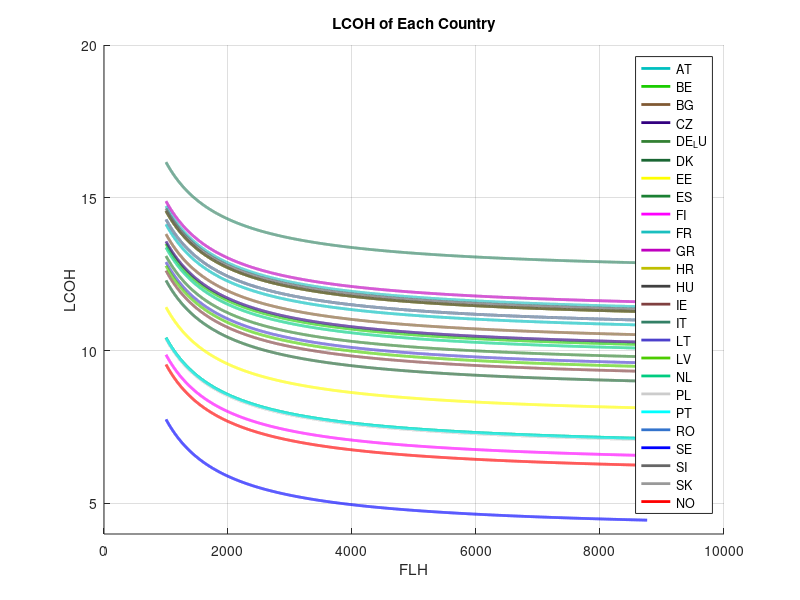

Write MATLAB code to recreate this figure.
num_simulations = 1000;

%Common parameters
Discount_Rate_min = 0.06;       % assume 6-8%
Discount_Rate_max = 0.08;
Discount_Rate_values = unifrnd(Discount_Rate_min, Discount_Rate_max, [num_simulations, 1]);

Lifetime = 20;    % years

% Define electricity costs
electricity_cost_AT     = 0.261;
electricity_cost_BE     = 0.245;
electricity_cost_BG     = 0.253;
electricity_cost_CZ     = 0.247;
electricity_cost_DE_LU  = 0.235;
electricity_cost_DK     = 0.215;
electricity_cost_EE     = 0.193;
electricity_cost_ES     = 0.168;
electricity_cost_FI     = 0.154;
electricity_cost_FR     = 0.276;
electricity_cost_GR     = 0.280;
electricity_cost_HR     = 0.272;
electricity_cost_HU     = 0.272;
electricity_cost_IE     = 0.223;
electricity_cost_IT     = 0.312;
electricity_cost_LT     = 0.230;
electricity_cost_LV     = 0.227;
electricity_cost_NL     = 0.242;
electricity_cost_PL     = 0.167;
electricity_cost_PT     = 0.168;
electricity_cost_RO     = 0.265;
electricity_cost_SE     = 0.101;
electricity_cost_SI     = 0.274;
electricity_cost_SK     = 0.265;
electricity_cost_NO     = 0.146;


FLH = [1000:8760];

LHV = 33.33;    %kWh/kgH2

%SOEC parameters
CAPEX_System_SOEC_mean = 750;     %$/kW
CAPEX_System_SOEC_std = 204.12;
CAPEX_System_SOEC_values = normrnd(CAPEX_System_SOEC_mean, CAPEX_System_SOEC_std, [num_simulations,1]);
CAPEX_System_SOEC_values(CAPEX_System_SOEC_values < 500) = 500;
CAPEX_System_SOEC_values(CAPEX_System_SOEC_values > 1000) = 1000;

%CAPEX_Stack_SOEC_values = 0.5*CAPEX_System_SOEC_values;    % 50% of CAPEX system 

CAPEX_SOEC_values = CAPEX_System_SOEC_values;

OPEX_SOEC_values = 3;   % 3% of CAPEX/a

System_Efficiency_SOEC_mean = 0.835;
System_Efficiency_SOEC_std = 0.0531;
System_Efficiency_SOEC_values = normrnd(System_Efficiency_SOEC_mean, System_Efficiency_SOEC_std, [num_simulations,1]);
System_Efficiency_SOEC_values(System_Efficiency_SOEC_values < 0.77) = 0.77;
System_Efficiency_SOEC_values(System_Efficiency_SOEC_values > 0.9) = 0.9;

% Calculate SOEC LCOH values
term1_S = LHV ./ (System_Efficiency_SOEC_values);
term2_S = Discount_Rate_values .* (1 + Discount_Rate_values).^Lifetime;
term3_S = (OPEX_SOEC_values / 100);
term4_S = CAPEX_SOEC_values ./ FLH;
AT = term1_S .* ((term2_S ./ ((1 + Discount_Rate_values).^Lifetime - 1) + term3_S) .* term4_S + electricity_cost_AT);
BE = term1_S .* ((term2_S ./ ((1 + Discount_Rate_values).^Lifetime - 1) + term3_S) .* term4_S + electricity_cost_BE);
BG = term1_S .* ((term2_S ./ ((1 + Discount_Rate_values).^Lifetime - 1) + term3_S) .* term4_S + electricity_cost_BG);
CZ = term1_S .* ((term2_S ./ ((1 + Discount_Rate_values).^Lifetime - 1) + term3_S) .* term4_S + electricity_cost_CZ);
DE_LU = term1_S .* ((term2_S ./ ((1 + Discount_Rate_values).^Lifetime - 1) + term3_S) .* term4_S + electricity_cost_DE_LU);
DK = term1_S .* ((term2_S ./ ((1 + Discount_Rate_values).^Lifetime - 1) + term3_S) .* term4_S + electricity_cost_DK);
EE = term1_S .* ((term2_S ./ ((1 + Discount_Rate_values).^Lifetime - 1) + term3_S) .* term4_S + electricity_cost_EE);
ES = term1_S .* ((term2_S ./ ((1 + Discount_Rate_values).^Lifetime - 1) + term3_S) .* term4_S + electricity_cost_ES);
FI = term1_S .* ((term2_S ./ ((1 + Discount_Rate_values).^Lifetime - 1) + term3_S) .* term4_S + electricity_cost_FI);
FR = term1_S .* ((term2_S ./ ((1 + Discount_Rate_values).^Lifetime - 1) + term3_S) .* term4_S + electricity_cost_FR);
GR = term1_S .* ((term2_S ./ ((1 + Discount_Rate_values).^Lifetime - 1) + term3_S) .* term4_S + electricity_cost_GR);
HR = term1_S .* ((term2_S ./ ((1 + Discount_Rate_values).^Lifetime - 1) + term3_S) .* term4_S + electricity_cost_HR);
HU = term1_S .* ((term2_S ./ ((1 + Discount_Rate_values).^Lifetime - 1) + term3_S) .* term4_S + electricity_cost_HU);
IE = term1_S .* ((term2_S ./ ((1 + Discount_Rate_values).^Lifetime - 1) + term3_S) .* term4_S + electricity_cost_IE);
IT = term1_S .* ((term2_S ./ ((1 + Discount_Rate_values).^Lifetime - 1) + term3_S) .* term4_S + electricity_cost_IT);
LT = term1_S .* ((term2_S ./ ((1 + Discount_Rate_values).^Lifetime - 1) + term3_S) .* term4_S + electricity_cost_LT);
LV = term1_S .* ((term2_S ./ ((1 + Discount_Rate_values).^Lifetime - 1) + term3_S) .* term4_S + electricity_cost_LV);
NL = term1_S .* ((term2_S ./ ((1 + Discount_Rate_values).^Lifetime - 1) + term3_S) .* term4_S + electricity_cost_NL);
PL = term1_S .* ((term2_S ./ ((1 + Discount_Rate_values).^Lifetime - 1) + term3_S) .* term4_S + electricity_cost_PL);
PT = term1_S .* ((term2_S ./ ((1 + Discount_Rate_values).^Lifetime - 1) + term3_S) .* term4_S + electricity_cost_PT);
RO = term1_S .* ((term2_S ./ ((1 + Discount_Rate_values).^Lifetime - 1) + term3_S) .* term4_S + electricity_cost_RO);
SE = term1_S .* ((term2_S ./ ((1 + Discount_Rate_values).^Lifetime - 1) + term3_S) .* term4_S + electricity_cost_SE);
SI = term1_S .* ((term2_S ./ ((1 + Discount_Rate_values).^Lifetime - 1) + term3_S) .* term4_S + electricity_cost_SI);
SK = term1_S .* ((term2_S ./ ((1 + Discount_Rate_values).^Lifetime - 1) + term3_S) .* term4_S + electricity_cost_SK);
NO = term1_S .* ((term2_S ./ ((1 + Discount_Rate_values).^Lifetime - 1) + term3_S) .* term4_S + electricity_cost_NO);


avg_AT = mean(AT);
avg_BE = mean(BE);
avg_BG = mean(BG);
avg_CZ = mean(CZ);
avg_DE_LU = mean(DE_LU);
avg_DK = mean(DK);
avg_EE = mean(EE);
avg_ES = mean(ES);
avg_FI = mean(FI);
avg_FR = mean(FR);
avg_GR = mean(GR);
avg_HR = mean(HR);
avg_HU = mean(HU);
avg_IE = mean(IE);
avg_IT = mean(IT);
avg_LT = mean(LT);
avg_LV = mean(LV);
avg_NL = mean(NL);
avg_PL = mean(PL);
avg_PT = mean(PT);
avg_RO = mean(RO);
avg_SE = mean(SE);
avg_SI = mean(SI);
avg_SK = mean(SK);
avg_NO = mean(NO);


% Plotting LCOH for each country based on FLH
figure;
hold on;

plot(FLH, avg_AT, 'DisplayName', 'AT', 'LineWidth', 2, 'Color', [0,0.75,0.75]);
plot(FLH, avg_BE, 'DisplayName', 'BE', 'LineWidth', 2, 'Color', [0.1,0.8,0]);
plot(FLH, avg_BG, 'DisplayName', 'BG', 'LineWidth', 2, 'Color', [0.5,0.35,0.2]);
plot(FLH, avg_CZ, 'DisplayName', 'CZ', 'LineWidth', 2, 'Color', [0.2,0,0.5]);
plot(FLH, avg_DE_LU, 'DisplayName', 'DE_LU', 'LineWidth', 2, 'Color', [0.2,0.5,0.2]);
plot(FLH, avg_DK, 'DisplayName', 'DK', 'LineWidth', 2, 'Color', [0.1,0.4,0.2]);
plot(FLH, avg_EE, 'DisplayName', 'EE', 'LineWidth', 2, 'Color', 'y');
plot(FLH, avg_ES, 'DisplayName', 'ES', 'LineWidth', 2, 'Color', [0.1,0.5,0.2]);
plot(FLH, avg_FI, 'DisplayName', 'FI', 'LineWidth', 2, 'Color', 'm');
plot(FLH, avg_FR, 'DisplayName', 'FR', 'LineWidth', 2, 'Color', [0.1,0.75,0.75]);
plot(FLH, avg_GR, 'DisplayName', 'GR', 'LineWidth', 2, 'Color', [0.75,0,0.75]);
plot(FLH, avg_HR, 'DisplayName', 'HR', 'LineWidth', 2, 'Color', [0.75,0.75,0]);
plot(FLH, avg_HU, 'DisplayName', 'HU', 'LineWidth', 2, 'Color', [0.25,0.25,0.25]);
plot(FLH, avg_IE, 'DisplayName', 'IE', 'LineWidth', 2, 'Color', [0.5,0.25,0.25]);
plot(FLH, avg_IT, 'DisplayName', 'IT', 'LineWidth', 2, 'Color', [0.2,0.5,0.4]);
plot(FLH, avg_LT, 'DisplayName', 'LT', 'LineWidth', 2, 'Color', [0.3,0.25,0.8]);
plot(FLH, avg_LV, 'DisplayName', 'LV', 'LineWidth', 2, 'Color', [0.3,0.8,0]);
plot(FLH, avg_NL, 'DisplayName', 'NL', 'LineWidth', 2, 'Color', [0,0.8,0.5]);
plot(FLH, avg_PL, 'DisplayName', 'PL', 'LineWidth', 2, 'Color', [0.8,0.8,0.8]);
plot(FLH, avg_PT, 'DisplayName', 'PT', 'LineWidth', 2, 'Color', 'c');
plot(FLH, avg_RO, 'DisplayName', 'RO', 'LineWidth', 2, 'Color', [0.2,0.45,0.8]);
plot(FLH, avg_SE, 'DisplayName', 'SE', 'LineWidth', 2, 'Color', 'b');
plot(FLH, avg_SI, 'DisplayName', 'SI', 'LineWidth', 2, 'Color', [0.4,0.4,0.4]);
plot(FLH, avg_SK, 'DisplayName', 'SK', 'LineWidth', 2, 'Color', [0.6,0.6,0.6]);
plot(FLH, avg_NO, 'DisplayName', 'NO', 'LineWidth', 2, 'Color', 'r');

hold off;

% Set axis labels and legend
xlabel('FLH');
ylabel('LCOH');
title('LCOH of Each Country');
legend('Location', 'Best');
grid on;
ylim([4 20]);